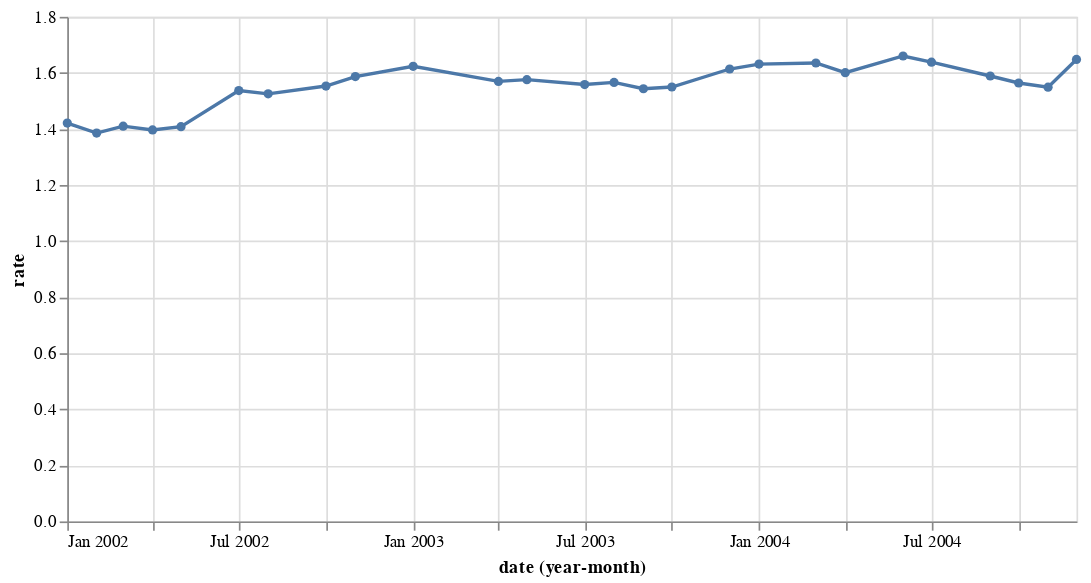

This figure's notebook cell:
### Markdown cell above
### Axis Formatting
Let's format our x-axis so that it doesn't include unnecessary data,
Being that we only kept what is happening on the 15, we really don't need to keep the day or time. 
See https://altair-viz.github.io/user_guide/transform/timeunit.html#user-guide-timeunit-transform for information on Time Transformations

### Code cell
alt.Chart(data_canada).mark_line(
    point= True,
    interpolate='linear',
).encode(
    alt.X('yearmonth(date):T'),
    alt.Y('rate:Q'),
).transform_filter(
    alt.FieldRangePredicate(field='year', range=[2002, 2004])
).properties(
width = 600
)

### Figure 1 — Vega-Lite specification as saved in the notebook (floating-point values rounded to 4 significant figures; data arrays with more than 128 entries replaced by an {"elided": "..."} marker saying what was removed)
{"config": {"view": {"continuousWidth": 400, "continuousHeight": 300}}, "data": {"name": "data-a961be329b6941f8cde3109455aeb173"}, "mark": {"type": "line", "interpolate": "linear", "point": true}, "encoding": {"x": {"type": "temporal", "field": "date", "timeUnit": "yearmonth"}, "y": {"type": "quantitative", "field": "rate"}}, "transform": [{"filter": {"field": "year", "range": [2002, 2004]}}], "width": 600, "$schema": "https://vega.github.io/schema/vega-lite/v4.8.1.json", "datasets": {"data-a961be329b6941f8cde3109455aeb173": {"elided": "206 records"}}}
